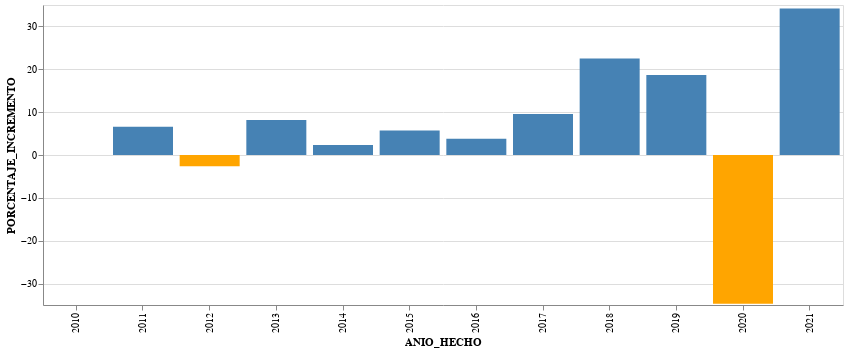

Notebook cell for this chart:
### Markdown cell above
¿Cual es el porcentaje de incremento de victimas, con respecto al año anterior?

### Code cell
df_percentage_by_year = pd.DataFrame(columns=['ANIO_HECHO','TOTAL_VICTIMAS','PORCENTAJE_INCREMENTO'])

#Tenemos un año minimo el cual tomaremos como el inicial, el cual seria el index = 0
for index, row in total_by_year.iterrows():  
  if index == 0:
    df_item0 = {'ANIO_HECHO': row["ANIO_HECHO"], 'TOTAL_VICTIMAS': row["TOTAL_VICTIMAS"], 'PORCENTAJE_INCREMENTO': 0}
    df_percentage_by_year = df_percentage_by_year.append(df_item0, ignore_index=True)
  else:
    #Se calcula el porcentaje de incremento con una regla de 3 simple
    #(TOTAL_VICTIMAS Actual * 100) / TOTAL_VICTIMAS Año anterior y le resto 100
    percentage_calculate = (row["TOTAL_VICTIMAS"]*100)/total_by_year.loc[int(index) - 1, 'TOTAL_VICTIMAS'] - 100
    df_item_new = {'ANIO_HECHO': row["ANIO_HECHO"], 'TOTAL_VICTIMAS': row["TOTAL_VICTIMAS"], 'PORCENTAJE_INCREMENTO': percentage_calculate }
    df_percentage_by_year = df_percentage_by_year.append(df_item_new, ignore_index=True)

alt.Chart(df_percentage_by_year).mark_bar().encode(
    x="ANIO_HECHO:N",
    y="PORCENTAJE_INCREMENTO:Q",
    tooltip = [alt.Tooltip('TOTAL_VICTIMAS:Q'),
               alt.Tooltip('PORCENTAJE_INCREMENTO:Q')],
    color=alt.condition(
        alt.datum.PORCENTAJE_INCREMENTO > 0,
        alt.value("steelblue"), #Valor positivo
        alt.value("orange")  #Valor negativo
    )
).properties(width=800)

### Figure 1 — Vega-Lite specification as saved in the notebook (floating-point values rounded to 4 significant figures)
{"config": {"view": {"continuousWidth": 400, "continuousHeight": 300}}, "data": {"name": "data-b2f90d2abdc71522f26aa6468342a448"}, "mark": "bar", "encoding": {"color": {"condition": {"value": "steelblue", "test": "(datum.PORCENTAJE_INCREMENTO > 0)"}, "value": "orange"}, "tooltip": [{"field": "TOTAL_VICTIMAS", "type": "quantitative"}, {"field": "PORCENTAJE_INCREMENTO", "type": "quantitative"}], "x": {"field": "ANIO_HECHO", "type": "nominal"}, "y": {"field": "PORCENTAJE_INCREMENTO", "type": "quantitative"}}, "width": 800, "$schema": "https://vega.github.io/schema/vega-lite/v4.17.0.json", "datasets": {"data-b2f90d2abdc71522f26aa6468342a448": [{"ANIO_HECHO": 2010.0, "TOTAL_VICTIMAS": 366100.0, "PORCENTAJE_INCREMENTO": 0.0}, {"ANIO_HECHO": 2011.0, "TOTAL_VICTIMAS": 390100.0, "PORCENTAJE_INCREMENTO": 6.572}, {"ANIO_HECHO": 2012.0, "TOTAL_VICTIMAS": 379900.0, "PORCENTAJE_INCREMENTO": -2.618}, {"ANIO_HECHO": 2013.0, "TOTAL_VICTIMAS": 411000.0, "PORCENTAJE_INCREMENTO": 8.184}, {"ANIO_HECHO": 2014.0, "TOTAL_VICTIMAS": 420600.0, "PORCENTAJE_INCREMENTO": 2.326}, {"ANIO_HECHO": 2015.0, "TOTAL_VICTIMAS": 444600.0, "PORCENTAJE_INCREMENTO": 5.7}, {"ANIO_HECHO": 2016.0, "TOTAL_VICTIMAS": 461500.0, "PORCENTAJE_INCREMENTO": 3.812}, {"ANIO_HECHO": 2017.0, "TOTAL_VICTIMAS": 505800.0, "PORCENTAJE_INCREMENTO": 9.591}, {"ANIO_HECHO": 2018.0, "TOTAL_VICTIMAS": 619700.0, "PORCENTAJE_INCREMENTO": 22.52}, {"ANIO_HECHO": 2019.0, "TOTAL_VICTIMAS": 735300.0, "PORCENTAJE_INCREMENTO": 18.66}, {"ANIO_HECHO": 2020.0, "TOTAL_VICTIMAS": 480000.0, "PORCENTAJE_INCREMENTO": -34.71}, {"ANIO_HECHO": 2021.0, "TOTAL_VICTIMAS": 644300.0, "PORCENTAJE_INCREMENTO": 34.21}]}}
